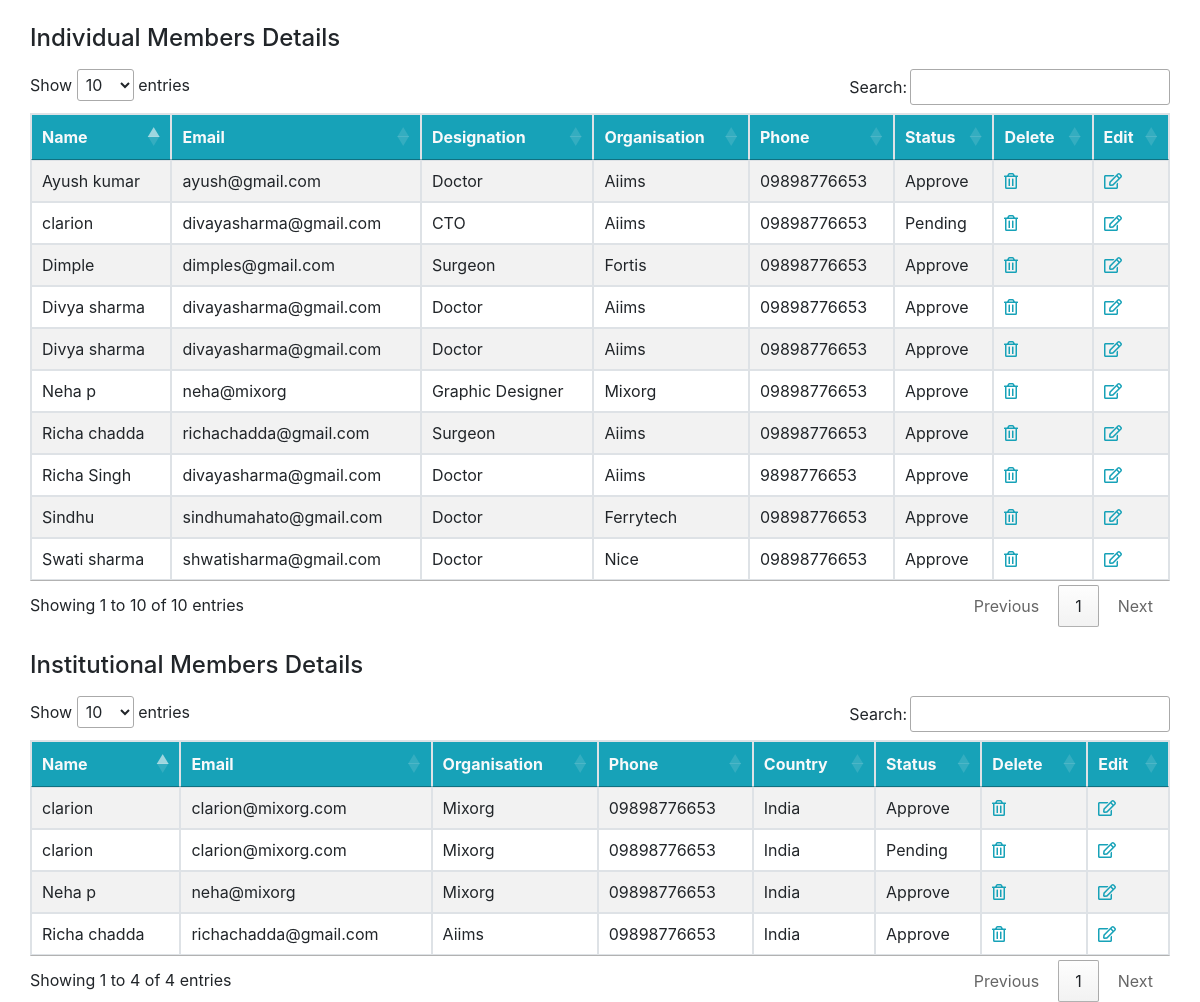
Screenshot of /all_members.php with the database file from the repository.
### tables this page shows
CREATE TABLE `individual_member` (
  `id` int(11) NOT NULL,
  `u_id` varchar(30) NOT NULL,
  `member_name` varchar(255) NOT NULL,
  `email` varchar(255) NOT NULL,
  `dob` date NOT NULL,
  `designation` varchar(255) NOT NULL,
  `organisation` varchar(255) NOT NULL,
  `phone` varchar(255) NOT NULL,
  `country` varchar(255) NOT NULL,
  `state` varchar(255) NOT NULL,
  `city` varchar(255) NOT NULL,
  `street` varchar(255) NOT NULL,
  `pincode` varchar(255) NOT NULL,
  `join_date` date NOT NULL,
  `expiry_date` date NOT NULL,
  `payment_mode` varchar(255) NOT NULL,
  `reference` varchar(255) NOT NULL,
  `issue_date` date NOT NULL,
  `satus` varchar(100) NOT NULL COMMENT '	Approve=Approve | Pending=Pending    '
);

CREATE TABLE `institutional_member` (
  `id` int(11) NOT NULL,
  `u_id` varchar(30) NOT NULL,
  `member_name` varchar(255) NOT NULL,
  `organisation_name` varchar(255) NOT NULL,
  `email` varchar(255) NOT NULL,
  `phone` varchar(255) NOT NULL,
  `country` varchar(255) NOT NULL,
  `state` varchar(255) NOT NULL,
  `city` varchar(255) NOT NULL,
  `street` varchar(255) NOT NULL,
  `pincode` varchar(255) NOT NULL,
  `join_date` date NOT NULL,
  `expiry_date` date NOT NULL,
  `payment_mode` varchar(255) NOT NULL,
  `reference` varchar(255) NOT NULL,
  `issue_date` date NOT NULL,
  `upload` varchar(255) NOT NULL,
  `satus` varchar(100) NOT NULL COMMENT 'Approve=Approve | Pending=Pending    '
);

### allindividual_members.php (the view, shortened to what this page needs)
<?php include "connection.php";?>
<!DOCTYPE html>
<html lang="en">
    <head>
       <link rel="stylesheet" href="https://stackpath.bootstrapcdn.com/bootstrap/4.2.1/css/bootstrap.min.css">
        <link rel="stylesheet" href="https://cdn.datatables.net/1.10.19/css/jquery.dataTables.min.css">
    </head>
    <body>
<div class="container-fluid">
    <h4 class="pt-4 pb-2">Individual Members Details</h4>
        <table class="table table-bordered  table-striped table-hover table-sm" id='myTable'>
           <thead class="bg-info text-light">
                <th>Name</th>
                <th>Email</th>
                <th>Designation</td>
                <th>Organisation</td>
                <th>Phone</td>
                <th>Status</td>
                <th>Delete</td>
                <th>Edit</td>
           </thead>
  <tbody>
        <?php
            $query2 =  "SELECT * FROM individual_member";
            $fire2 = mysqli_query($conn,$query2) or die("Data not fetched from database".mysqli_error($conn));
            if(mysqli_num_rows($fire2)>0)
            {
                while($result =  mysqli_fetch_assoc($fire2))
                {
                    ?>
                    <tr>
                        <td><?php echo $result['member_name'] ?></td>
                        <td><?php echo $result['email'] ?></td>
                        <td><?php echo $result['designation'] ?></td>
                        <td><?php echo $result['organisation'] ?></td>
                        <td><?php echo $result['phone'] ?></td>
                        <td><?php echo $result['satus'] ?></td>
                        <td>
                             <a href="<?php $_SERVER['PHP_SELF'] ?>?del=<?php echo $result['id'] ?>"><i class="far fa-trash-alt text-info"></i></a>
                        </td>
                        <td>
                            <a href="individual_member_update.php?upd=<?php echo $result['id']; ?>"><i class="far fa-edit text-info"></i></a>
                        </td>
                    </tr>
                    <?php
                }
            }
        ?>
        </tbody>
    </table>
 </div>
</div>
    </body>
</html>

### all_members.php (shortened to what this page needs)
<!DOCTYPE html>
<html>
<head>
</head>
<body>
 	<div class="container-fluid">
	 	<?php
	          include "allindividual_members.php";
	    ?>
    <div class="container-fluid">
        <?php
              include "allinstitutional_member.php";
        ?>
    </div>
</body>
</html>

### allinstitutional_member.php (shortened to what this page needs)
<?php include "connection.php";?>
<!DOCTYPE html>
<html lang="en">
    <head>
       <link rel="stylesheet" href="https://stackpath.bootstrapcdn.com/bootstrap/4.2.1/css/bootstrap.min.css">
        <link rel="stylesheet" href="https://cdn.datatables.net/1.10.19/css/jquery.dataTables.min.css">
    </head>
    <body>
<div class="container-fluid">
    <h4 class="pt-4 pb-2">Institutional Members Details</h4>
<table class="table table-bordered  table-striped table-hover table-sm " id='myTable1'>
  <thead class="bg-info text-light">
    <th>Name</th>
    <th>Email</th>
    <th>Organisation</th>
    <th>Phone</th>
    <th>Country</th>
    <th>Status</th>
    <th>Delete</td>
    <th>Edit</td>
  </thead>
  <tbody>
        <?php
            $query2 =  "SELECT * FROM institutional_member";
            $fire2 = mysqli_query($conn,$query2) or die("Data not fetched from database".mysqli_error($conn));
            if(mysqli_num_rows($fire2)>0)
            {
                while($result =  mysqli_fetch_assoc($fire2))
                {
                    ?>
                    <tr>
                        <td><?php echo $result['member_name'] ?></td>
                        <td><?php echo $result['email'] ?></td>
                        <td><?php echo $result['organisation_name'] ?></td>
                        <td><?php echo $result['phone'] ?></td>
                        <td><?php echo $result['country'] ?></td>
                        <td><?php echo $result['satus'] ?></td>
                        <td>
                            <a href="<?php $_SERVER['PHP_SELF'] ?>?del=<?php echo $result['id'] ?>"><i class="far fa-trash-alt text-info"></i></a>
                        </td>
                        <td>
                            <a href="institunalmembers_update.php?upd=<?php echo $result['id']; ?>"><i class="far fa-edit text-info"></i></a>
                        </td>
                    </tr>
                    <?php
                }
            }
        ?>
        </tbody>
    </table>
</div>
    </body>
</html>

### rows the page displays
individual_member: member_name "Divya sharma", email "divayasharma@gmail.com", designation "Doctor", organisation "Aiims", phone "09898776653", satus "Approve"
individual_member: member_name "Ayush kumar", email "ayush@gmail.com", designation "Doctor", organisation "Aiims", phone "09898776653", satus "Approve"
individual_member: member_name "Sindhu", email "sindhumahato@gmail.com", designation "Doctor", organisation "Ferrytech", phone "09898776653", satus "Approve"
individual_member: member_name "Divya sharma", email "divayasharma@gmail.com", designation "Doctor", organisation "Aiims", phone "09898776653", satus "Approve"
individual_member: member_name "Dimple", email "dimples@gmail.com", designation "Surgeon", organisation "Fortis", phone "09898776653", satus "Approve"
individual_member: member_name "Richa chadda", email "richachadda@gmail.com", designation "Surgeon", organisation "Aiims", phone "09898776653", satus "Approve"
individual_member: member_name "Richa Singh", email "divayasharma@gmail.com", designation "Doctor", organisation "Aiims", phone "9898776653", satus "Approve"
individual_member: member_name "clarion", email "divayasharma@gmail.com", designation "CTO", organisation "Aiims", phone "09898776653", satus "Pending"
individual_member: member_name "Neha p", email "neha@mixorg", designation "Graphic Designer", organisation "Mixorg", phone "09898776653", satus "Approve"
individual_member: member_name "Swati sharma", email "shwatisharma@gmail.com", designation "Doctor", organisation "Nice", phone "09898776653", satus "Approve"
institutional_member: member_name "Neha p", email "neha@mixorg", organisation_name "Mixorg", phone "09898776653", country "India", satus "Approve"
institutional_member: member_name "clarion", email "clarion@mixorg.com", organisation_name "Mixorg", phone "09898776653", country "India", satus "Approve"
institutional_member: member_name "clarion", email "clarion@mixorg.com", organisation_name "Mixorg", phone "09898776653", country "India", satus "Pending"
institutional_member: member_name "Richa chadda", email "richachadda@gmail.com", organisation_name "Aiims", phone "09898776653", country "India", satus "Approve"
